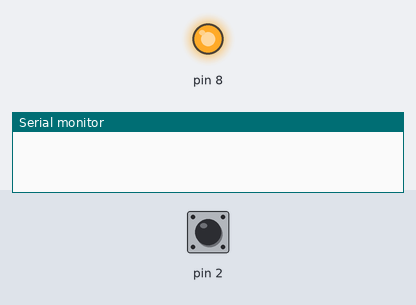
This sketch was run on a simulated Arduino Uno, built with avr-gcc and run on an emulated ATmega328P. Parts: output pins drawn as LEDs (lit = HIGH), the last lines printed to the serial monitor. Inputs (shaded band) come from the test bench; at power-on: pin 2 HIGH.

Above: at 1.2 s.
1.3 s: pin 2 pulled LOW for 0.15 s
At 2.5 s:
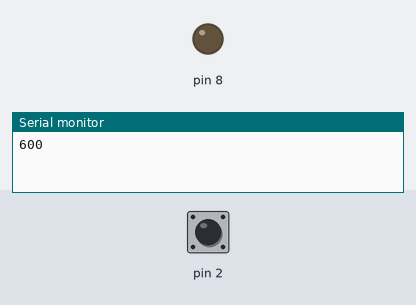
Timing chart, 0 to 10.3 s (numbered marks = the images above; inputs shaded):
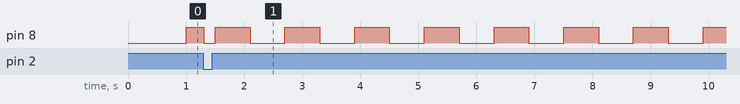

Measured:
- by itself, pin 8: repeats every 1.2 s: HIGH 0.60 s, LOW 0.60 s

The sketch:

ex13_simpleTimer_exercise.ino
```cpp
#include <LED.h>
#include <BUTTON.h>
#include <SimpleTimer.h>

LED led = LED(8);
BUTTON btn = BUTTON(2);
SimpleTimer timer = SimpleTimer();

int click_cnt = 0;
int intervals[3] = {1000, 600, 300};
int timerId = 0;

void setup() {
  // put your setup code here, to run once:
  Serial.begin(9600);
  btn.setCallBack(settingInterval);
  timerId = timer.setInterval(intervals[click_cnt], blinkLed);
}

void loop() {
  // put your main code here, to run repeatedly:
  // default 1초 간격으로 led 8번 blink
  // 2번 연결된 버튼 클릭시 간격을 0.6초 간격으로 변경
  // 다시 한번 더 누르면 0.3초 간격으로
  // 다시 누르면 default 로 돌아옴
  btn.check();
  timer.run();
}

void blinkLed() {
  led.toggle();
}

void settingInterval() {
  ++click_cnt %= 3;
  Serial.println(intervals[click_cnt]);

  timer.deleteTimer(timerId);
  timerId = timer.setInterval(intervals[click_cnt], blinkLed);
}
```
